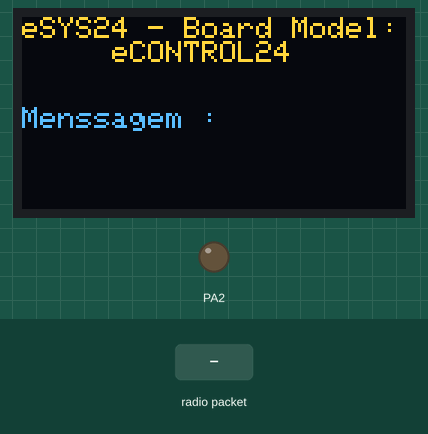
Bench run of a sketch on a simulated STM32 Blue Pill. On the bench: 128×64 one-colour display, output pins drawn as LEDs (lit = HIGH). Inputs (shaded band) come from the test bench. The OLED is the two-colour kind (top 16 rows yellow); no radio packets arrive unless stated.

Above: at 1.2 s.
1.3 s: radio packet "1" arrives
At 1.8 s:
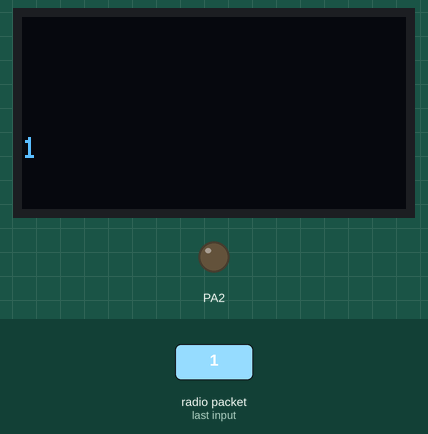
At 3.2 s:
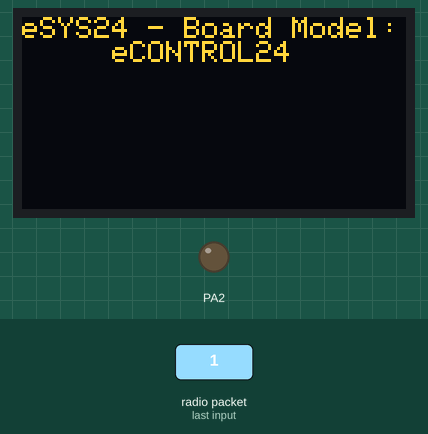
Timing chart, 0 to 4.7 s (numbered marks = the images above; inputs shaded):
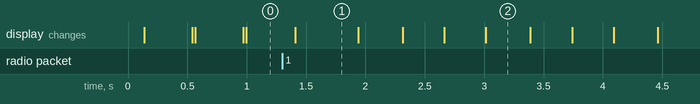

The sketch:

eCONTROL24-v00.ino
```cpp
/*******************************************************************************
  eCONTROL24
  Is part of the eSYS24, this module is the responsable for Receive the data
  transmited over the air and execute the functions pre defined here.
    (v1.0 - 23/03/22)

  Operational code from board <eCONTROL24> in which we have the control over 4
  the air of 02 Relays and the data string showed in an oLED 0.96" display.
  Here are embbeded the MCU <STM32F103> popularly called as bluepill MCU.

  For the bread board connections and for the final PCB design, the table bellow
  was used to link the NRF24L01 to STM32F103Cx:

  NRF24L01 -> STM32F103 PINOUT
  3.3  GND      3.3  GND
  CSN  CE       PA4  PB0
  MOSI SCK      PA7  PA5
  IRQ  MISO      X   PA6

  Developed by: Victor Nunes (24/03/22).

*******************************************************************************/

//Board Selection Verification
// ---------------------------------------------
#if !defined (STM32F1xx)
#error Este codigo deve ser usado com o STM32F103Cx
#endif
// ---------------------------------------------

//Libraries ---------------------------------
#include <SPI.h>
#include <nRF24L01.h>
#include <RF24.h>
#include <Wire.h>
#include <Adafruit_GFX.h>
#include <Adafruit_SSD1306.h>
// ---------------------------------------------

//DEBUG habilitation
//Uncomment if necessary DEBUG
//#define DEBUG;

//PCB Control PINS
#define RLA PA1
#define RLB PA2

//oLED Control
#define SCREEN_WIDTH 128 // OLED display width, in pixels
#define SCREEN_HEIGHT 64 // OLED display height, in pixels

Adafruit_SSD1306 display(SCREEN_WIDTH, SCREEN_HEIGHT, &Wire, -1);

//Radio Control
RF24 radio(PB0, PA1); // CE, CSN -- SPI bus plus pins
const byte RFaddress[][6] = {"0x012"};

//System variables
int reader[2];
int bta_state = 0;
int btb_state = 0;

//Control Arrays
const int output_pins[] = {RLA, RLB};
const int output_size = sizeof(output_pins) / sizeof(output_pins[0]);

char text[500] = "";
String StrBuffer = "";

void setup() {

  //Controls Configuration Startup
  for ( int i = 0; i < output_size; i++) {
    pinMode(output_pins[i], OUTPUT);
  }

  if (!display.begin(SSD1306_SWITCHCAPVCC, 0x3C)) { // Address 0x3C for 128x64
    Serial.println(F("SSD1306 allocation failed"));
    for (;;) {
      toggle(RLA);
      delay(100);
    }
  }

  radio.begin();
  radio.setDataRate( RF24_2MBPS );
  radio.openReadingPipe(0, RFaddress[0]);
  radio.setPALevel(RF24_PA_MAX);       // Set with RF24_PA_MIN (-18 dBm) || RF24_PA_LOW (-12 dBm) || RF24_PA_HIGH (-6 dBm) || RF24_PA_MAX (0dBm)
  radio.startListening();

#ifdef DEBUG
  Serial.begin(9600);
  Serial.print(F("eSYS24 - Electronic System based on 2.4GHz communication \n"));
  Serial.print(F("eCONTROL24 - Board to actuate loads over the air and show text message \n"));
  Serial.print(F("\t v1.0 - 23/03/22 \n"));
  Serial.print("\t");
  Serial.print("DEBUG Mode Activated, here are all the messages:");
  Serial.print("\n");
#endif

  display.clearDisplay();
  toPrint(1, 0, 0, "eSYS24 - Board Model:     eCONTROL24");
  toPrint(1, 0, 30, "Menssagem :");

}
void loop() {

  newPrint();

  if (radio.available()) {
    radio.read(&text, sizeof(text));
    radio.read(&reader, sizeof(reader));

    if (reader[1] == 0x007E) {
      toggle(RLA);
      newPrint();
#ifdef DEBUG
      Serial.print("message received:\t");
      Serial.println(text);
      Serial.print("cmd to BTA received:\t");
      Serial.println(reader[1]);
#endif
      delay(100);
    }

    if (reader[0] == 0x007F) {
      toggle(RLB);
      newPrint();
#ifdef DEBUG
      Serial.print("message received:\t");
      Serial.println(text);
      Serial.print("cmd to BTB received:\t");
      Serial.println(reader[0]);
#endif
      delay(100);
    }
    display.clearDisplay();
    delay(10);
    toPrint (1, 0, 40, text);
    delay(500);
  }

  else {

   // Serial.println("Radio failure detected, restarting radio");
  }

  delay(5);
}

void newPrint() {
  display.clearDisplay();
  toPrint(1, 0, 0, "eSYS24 - Board Model:     eCONTROL24");
  toPrint(1, 0, 30, "Menssagem :");
  toPrint(1, 0, 40, "");
  StrBuffer += String(text);
  char CharBuffer[50];
  StrBuffer.toCharArray(CharBuffer, 50);
  toPrint(1, 0, 40, CharBuffer);
  StrBuffer = "";

}

void toPrint(int text, int x, int y, const char * c) {
  display.setTextSize(text);
  display.setTextColor(WHITE);
  display.setCursor(x, y);
  display.println(c);
  display.display();
}

void toggle(int pin) {
  digitalWrite(pin, !digitalRead(pin));
}
```

Measured:
- after the input at 1.3 s, the display: changes after 0.11 s (image 1)
- what the display in image 1 shows lasts 0.5 s, from 1.4 s to 1.9 s
